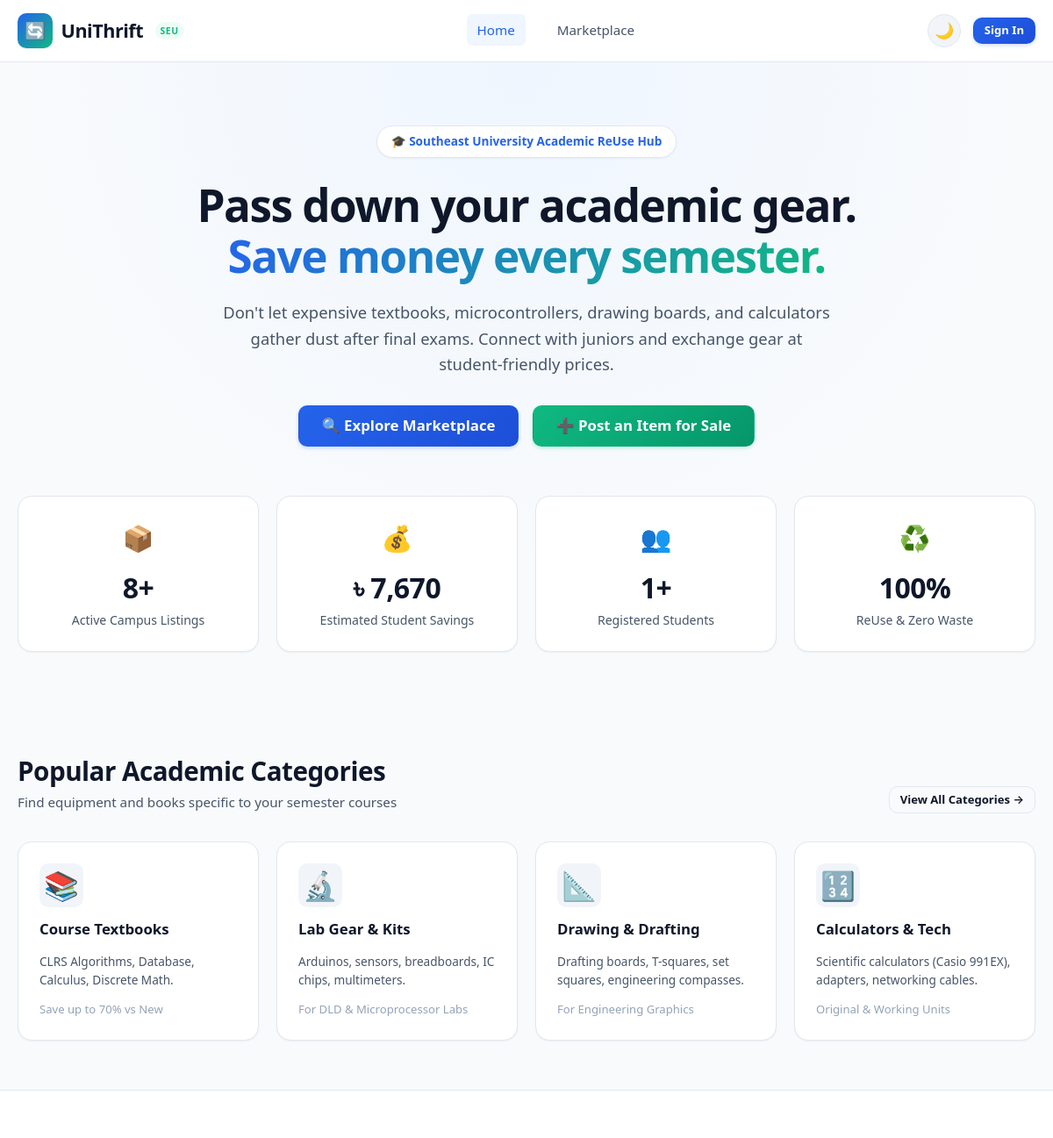
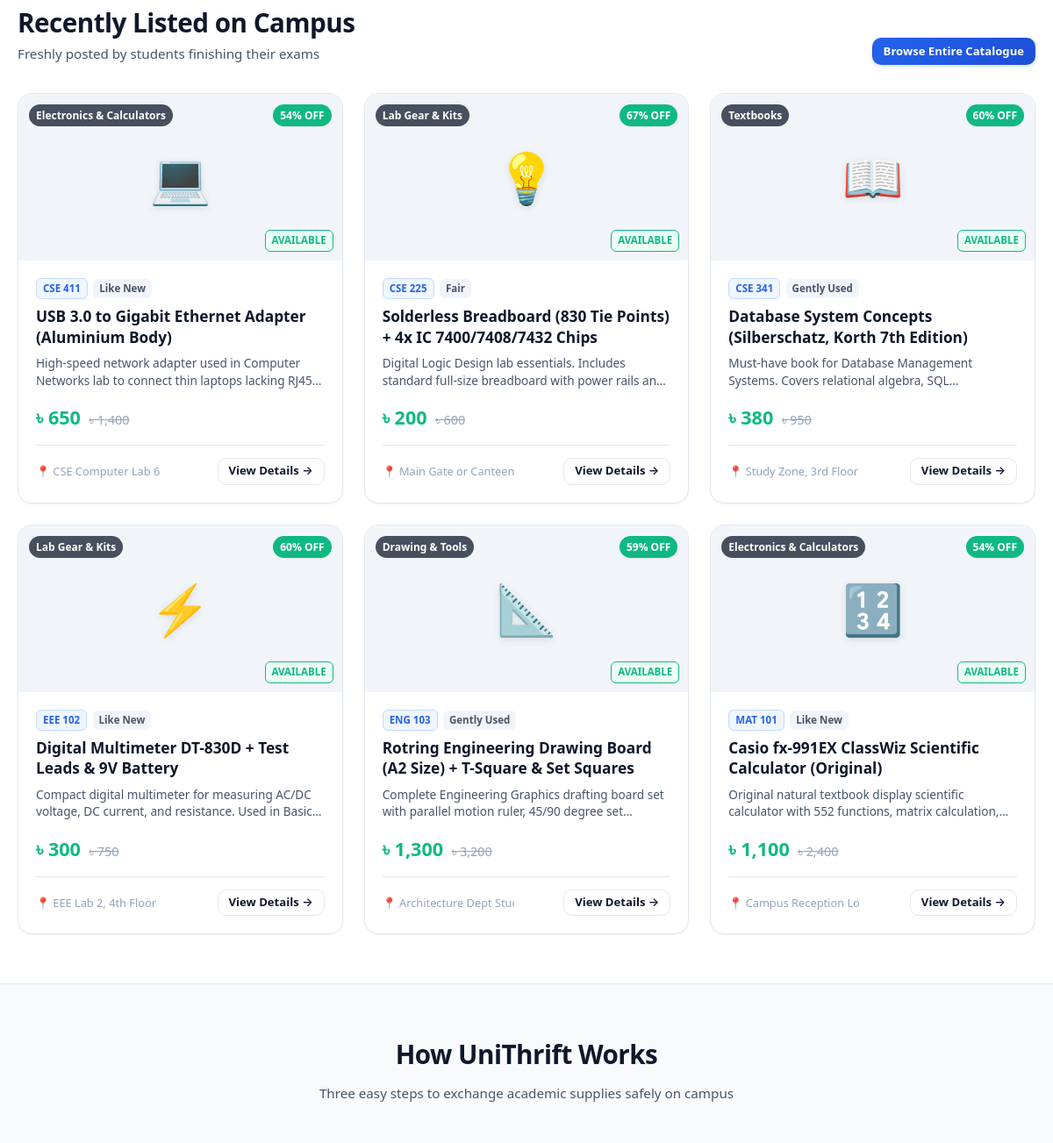
Before: / (upper part) with the older database file (2 pictures, top to bottom).
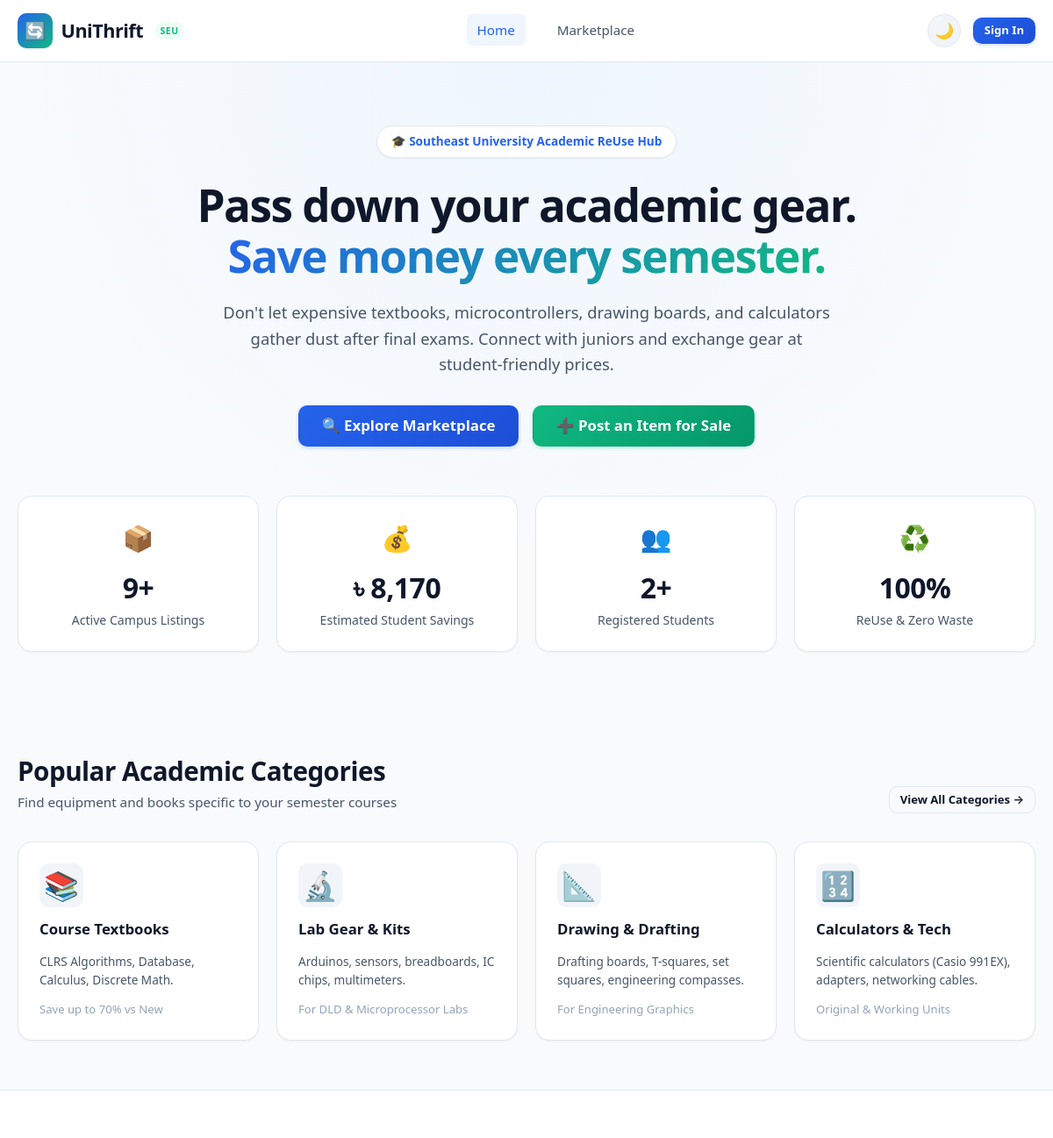
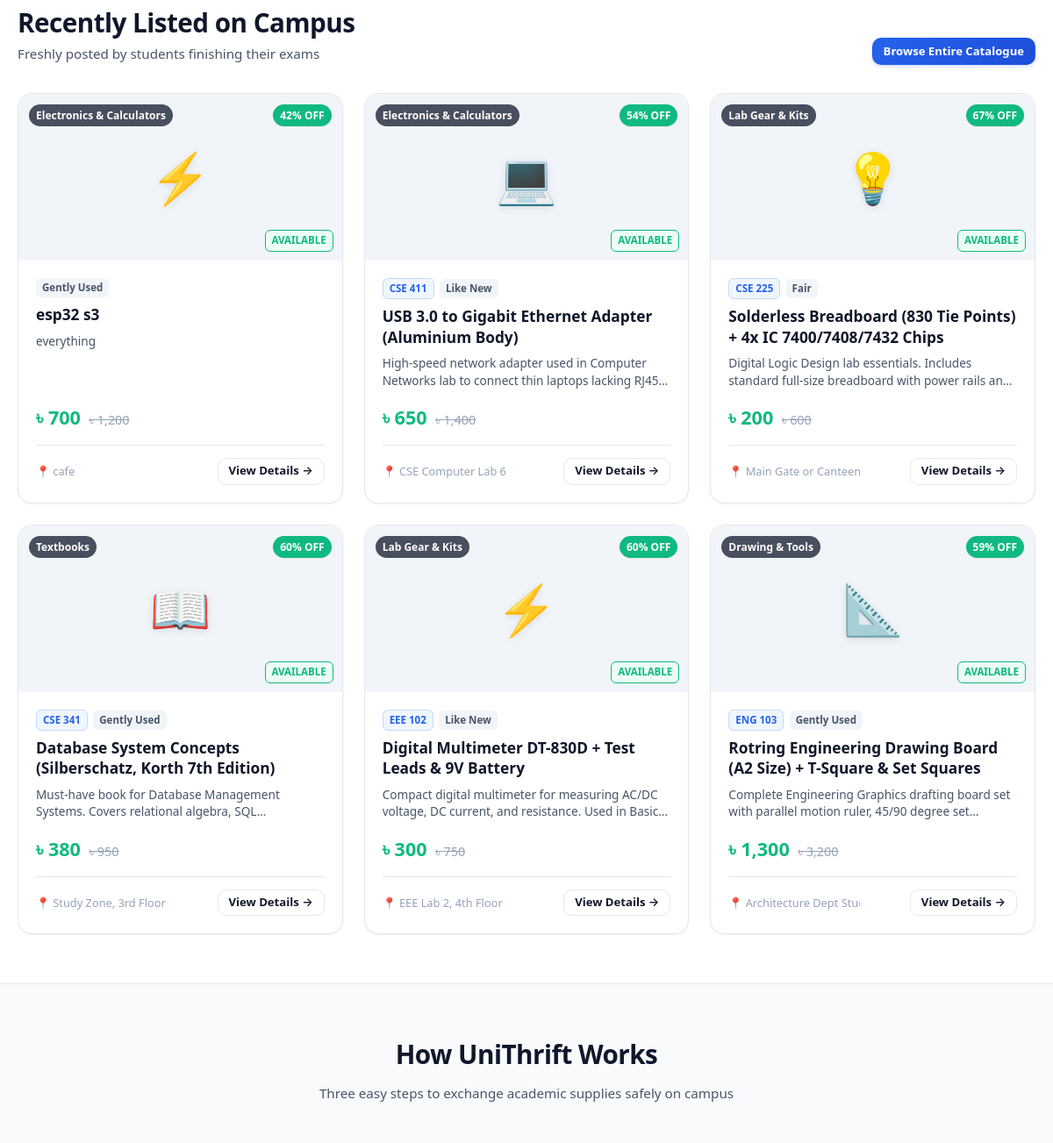
After: the same page with the newer database file (2 pictures, top to bottom).
### tables this page shows
CREATE TABLE `items` (
  `id` int(11) NOT NULL AUTO_INCREMENT,
  `user_id` int(11) NOT NULL,
  `title` varchar(150) NOT NULL,
  `category` enum('Textbooks','Lab Gear & Kits','Drawing & Tools','Electronics & Calculators','Other') NOT NULL,
  `course_code` varchar(20) DEFAULT NULL,
  `item_condition` enum('Like New','Gently Used','Fair') NOT NULL,
  `original_price` decimal(10,2) NOT NULL,
  `selling_price` decimal(10,2) NOT NULL,
  `description` text NOT NULL,
  `meetup_location` varchar(120) NOT NULL,
  `image_icon` varchar(10) DEFAULT '?',
  `status` enum('Available','Reserved','Sold') DEFAULT 'Available',
  `created_at` timestamp NOT NULL DEFAULT current_timestamp(),
  `updated_at` timestamp NOT NULL DEFAULT current_timestamp() ON UPDATE current_timestamp(),
  PRIMARY KEY (`id`),
  KEY `user_id` (`user_id`),
  CONSTRAINT `items_ibfk_1` FOREIGN KEY (`user_id`) REFERENCES `users` (`id`) ON DELETE CASCADE
);

### includes/auth_check.php (called while the page is built, shortened)
<?php
function format_price($amount): string {
    return APP_CURRENCY . ' ' . number_format((float)$amount, 0);
}
function calc_discount_pct($original, $selling): int {
    $orig = (float)$original;
    $sell = (float)$selling;
    return (int)round((($orig - $sell) / $orig) * 100);
}

### index.php (the view, shortened to what the changed rows need)
<?php
require_once __DIR__ . '/includes/header.php';
$totalItems = 0;
$totalSavings = 0;
$totalUsers = 0;
$featuredItems = [];
try {
    if ($pdo) {
        $stmt = $pdo->query("SELECT COUNT(*) FROM items WHERE status = 'Available'");
        $totalItems = (int)$stmt->fetchColumn();
        $stmt = $pdo->query("SELECT SUM(original_price - selling_price) FROM items WHERE original_price > selling_price");
        $totalSavings = (float)$stmt->fetchColumn();
        $stmt = $pdo->query("SELECT COUNT(*) FROM users");
        $totalUsers = (int)$stmt->fetchColumn();
        $stmt = $pdo->query("
            SELECT i.*, u.full_name, u.phone
            FROM items i
            JOIN users u ON i.user_id = u.id
            WHERE i.status = 'Available'
            ORDER BY i.id DESC
            LIMIT 6
        ");
        $featuredItems = $stmt->fetchAll();
    }
} catch (PDOException $e) {
}
?>
<section class="hero">
    <div class="container">
        <h1 class="hero-title">
            Pass down your academic gear.<br>
            <span class="hero-gradient">Save money every semester.</span>
        </h1>
        <div class="stats-grid">
            <div class="stat-card">
                <div class="stat-icon">📦</div>
                <div class="stat-value"><?= number_format($totalItems) ?>+</div>
                <div class="stat-label">Active Campus Listings</div>
            </div>
            <div class="stat-card">
                <div class="stat-icon">💰</div>
                <div class="stat-value"><?= APP_CURRENCY ?> <?= number_format($totalSavings) ?></div>
                <div class="stat-label">Estimated Student Savings</div>
            </div>
            <div class="stat-card">
                <div class="stat-icon">👥</div>
                <div class="stat-value"><?= number_format($totalUsers) ?>+</div>
                <div class="stat-label">Registered Students</div>
            </div>
        </div>
    </div>
</section>
<section class="section">
    <div class="container">
        <div class="section-header">
            <div>
                <h2 class="section-title">Popular Academic Categories</h2>
            </div>
        </div>
    </div>
</section>
<section class="section" style="background-color: var(--bg-surface); border-top: 1px solid var(--border-color); border-bottom: 1px solid var(--border-color);">
    <div class="container">
        <div class="section-header">
            <div>
                <h2 class="section-title">Recently Listed on Campus</h2>
            </div>
        </div>
        <div class="items-grid">
            <?php if (empty($featuredItems)): ?>
                <div style="grid-column: 1 / -1; text-align: center; padding: 3rem;">
                    <div style="font-size: 3rem; margin-bottom: 1rem;">📦</div>
                    <h3 style="font-size: 1.25rem; margin-bottom: 0.5rem;">No items listed yet</h3>
                    <p style="color: var(--text-secondary); margin-bottom: 1.5rem;">Be the first student to post an item for sale!</p>
                    <a href="my_listings.php" class="btn btn-primary">Post an Item</a>
                </div>
            <?php else: ?>
                <?php foreach ($featuredItems as $item): ?>
                    <?php
                        $discount = calc_discount_pct($item['original_price'], $item['selling_price']);
                    ?>
                    <div class="item-card">
                        <div class="card-img-wrap">
                            <span class="card-img-placeholder"><?= htmlspecialchars($item['image_icon'] ?? '📦') ?></span>
                            <span class="card-badge-category"><?= htmlspecialchars($item['category']) ?></span>
                            <?php if ($discount > 0): ?>
                                <span class="card-badge-discount"><?= $discount ?>% OFF</span>
                            <?php endif; ?>
                            <span class="card-badge-status status-available">Available</span>
                        </div>
                        <div class="card-body">
                            <div class="card-tags">
                                <?php if (!empty($item['course_code'])): ?>
                                    <span class="tag-course"><?= htmlspecialchars($item['course_code']) ?></span>
                                <?php endif; ?>
                                <span class="tag-condition"><?= htmlspecialchars($item['item_condition']) ?></span>
                            </div>
                            <h3 class="card-title" title="<?= htmlspecialchars($item['title']) ?>">
                                <?= htmlspecialchars($item['title']) ?>
                            </h3>
                            <p class="card-desc">
                                <?= htmlspecialchars($item['description']) ?>
                            </p>
                            <div class="card-price-row">
                                <span class="price-current"><?= format_price($item['selling_price']) ?></span>
                                <?php if ((float)$item['original_price'] > (float)$item['selling_price']): ?>
                                    <span class="price-original"><?= format_price($item['original_price']) ?></span>
                                <?php endif; ?>
                            </div>
                            <div class="card-footer">
                                <span class="card-location" title="<?= htmlspecialchars($item['meetup_location']) ?>">
                                    📍 <?= htmlspecialchars($item['meetup_location']) ?>
                                </span>
                                <a href="item_details.php?id=<?= (int)$item['id'] ?>" class="btn btn-outline btn-sm">
                                    View Details &rarr;
                                </a>
                            </div>
                        </div>
                    </div>
                <?php endforeach; ?>
            <?php endif; ?>
        </div>
    </div>
</section>
<section class="section">
    <div class="container" style="text-align: center;">
        <h2 class="section-title" style="margin-bottom: 0.5rem;">How UniThrift Works</h2>
    </div>
</section>
<?php require_once __DIR__ . '/includes/footer.php'; ?>

Changed rows visible on the page:
no longer on this page (row unchanged): items: image_icon "🔢", category "Electronics & Calculators", discount "54", course_code "MAT 101", item_condition "Like New", title "Casio fx-991EX ClassWiz Scientific Calculator (Original)", description "Original natural textbook display scientific calculator with 552 functions, matrix…", selling_price "৳ 1,100", original_price "৳ 2,400", meetup_location "Campus Reception…"
added items: image_icon "⚡", category "Electronics & Calculators", discount "42", item_condition "Gently Used", title "esp32 s3", description "everything", selling_price "৳ 700", original_price "৳ 1,200", meetup_location "cafe"
Other visible differences:
$totalItems: "8" → "9"
$totalSavings: "7,670" → "8,170"
$totalUsers: "1" → "2"
